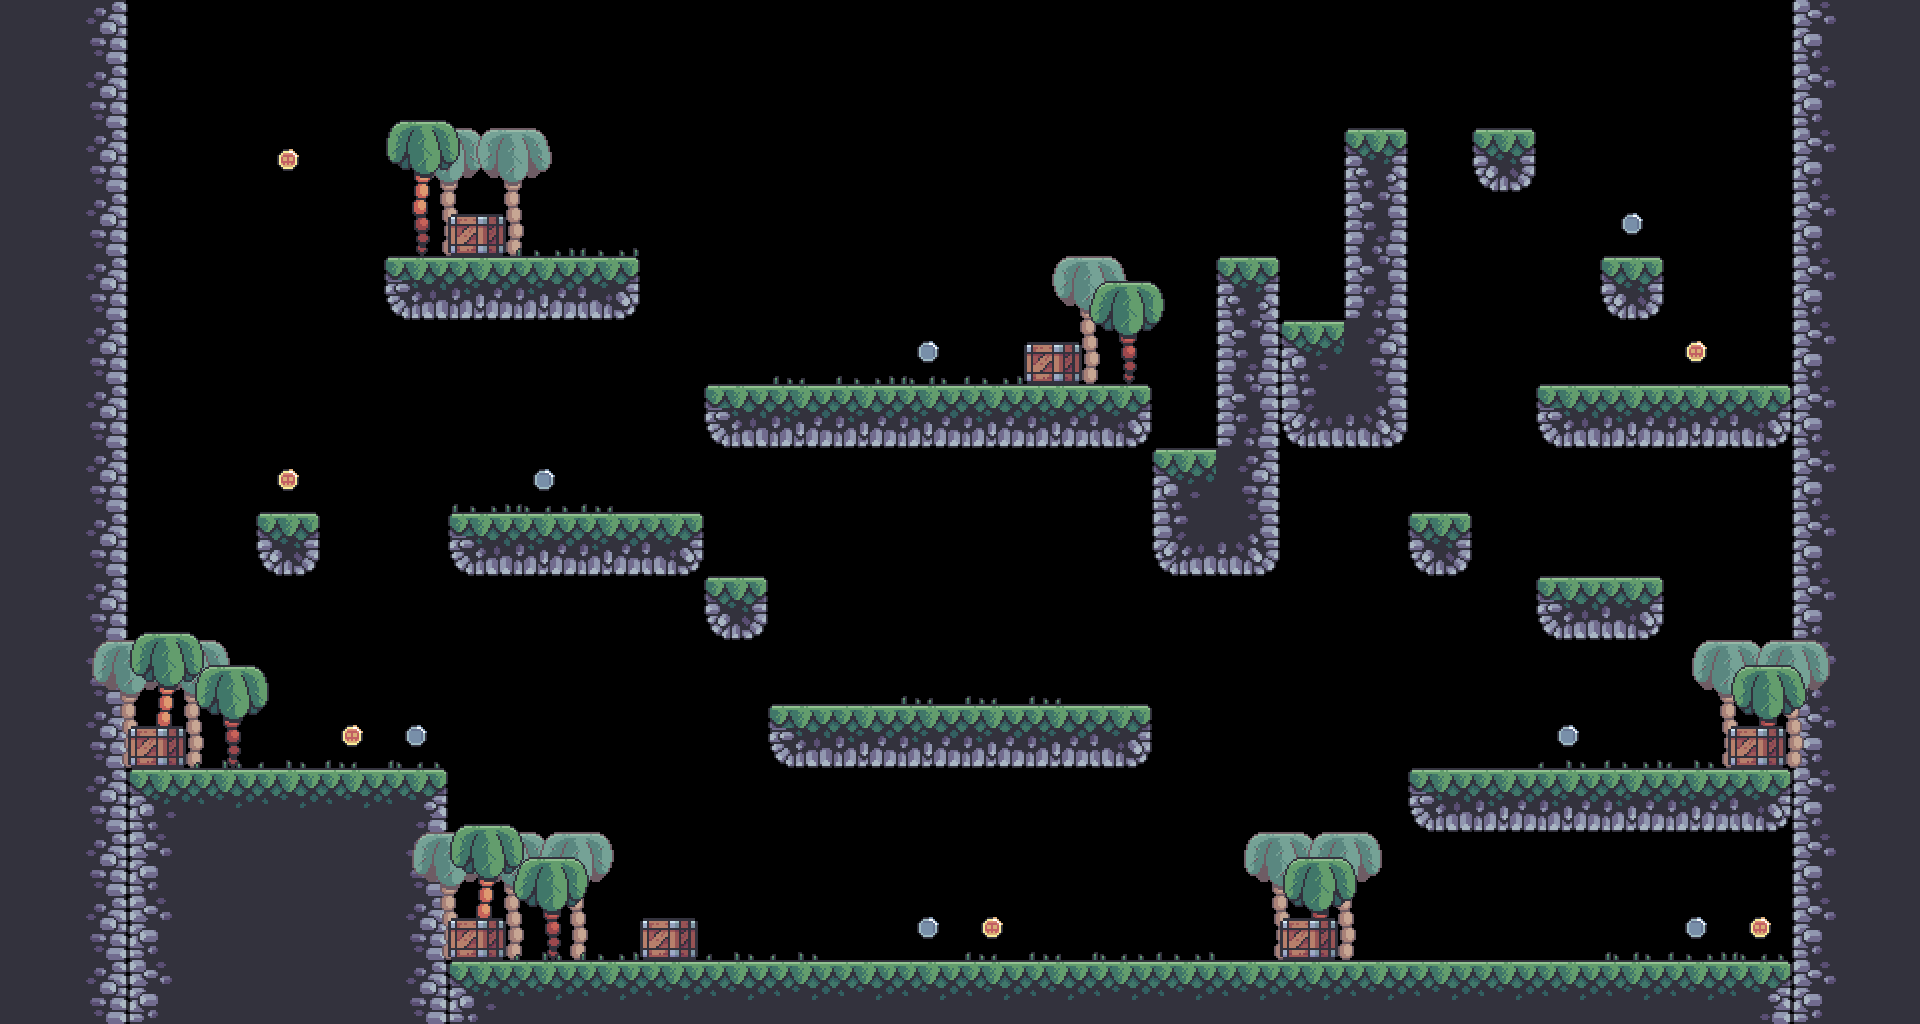

Tiled map render using the project's own tile images. Description and the map definition, with tile-layer contents summarised, below:
An orthogonal 30x16 tile map with 64x64 px tiles, 6 tile layers (terrain, palm_bg, grass, palm_fg, ...), 1 hidden layer not drawn, 7 tilesets.

<map version="1.10" tiledversion="1.10.0" orientation="orthogonal" renderorder="right-down" width="30" height="16" tilewidth="64" tileheight="64" infinite="0" nextlayerid="9" nextobjectid="1">
 <tileset firstgid="1" source="../tilesets/terrain_tiles.tsx" />
 <tileset firstgid="17" source="../tilesets/crate.tsx" />
 <tileset firstgid="18" source="../tilesets/grass.tsx" />
 <tileset firstgid="23" source="../tilesets/palm_fg.tsx" />
 <tileset firstgid="31" source="../tilesets/palm_bg.tsx" />
 <tileset firstgid="35" source="../tilesets/power.tsx" />
 <tileset firstgid="37" source="../tilesets/setup_tile.tsx" />
 <layer id="1" name="terrain" width="30" height="16">
  <data>[480 cells, 157 non-empty, 14 distinct tile ids]</data>
 </layer>
 <layer id="6" name="palm_bg" width="30" height="16">
  <data>[480 cells, 12 non-empty, 4 distinct tile ids]</data>
 </layer>
 <layer id="4" name="grass" width="30" height="16">
  <data>[480 cells, 32 non-empty, 5 distinct tile ids]</data>
 </layer>
 <layer id="5" name="palm_fg" width="30" height="16">
  <data>[480 cells, 8 non-empty, 5 distinct tile ids]</data>
 </layer>
 <layer id="3" name="crates" width="30" height="16">
  <data>[480 cells, 7 non-empty, 1 distinct tile ids]</data>
 </layer>
 <layer id="7" name="power" width="30" height="16">
  <data>[480 cells, 13 non-empty, 2 distinct tile ids]</data>
 </layer>
 <layer id="8" name="spawn" width="30" height="16" visible="0">
  <data>[480 cells, 6 non-empty, 1 distinct tile ids]</data>
 </layer>
</map>
